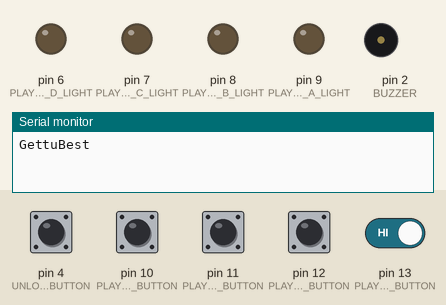
Recording of a sketch running on a simulated Arduino Uno, built with avr-gcc and run on an emulated ATmega328P. Shown: output pins drawn as LEDs (lit = HIGH), buzzer (waves = sounding), the last lines printed to the serial monitor. The inputs (shaded band) are chosen by the test bench; at power-on: pin 4 (UNLOCK_BUTTON), pin 10 (PLAYER_D_BUTTON), pin 11 (PLAYER_C_BUTTON), pin 12 (PLAYER_B_BUTTON), pin 13 (PLAYER_A_BUTTON) HIGH.

Above: at 2.6 s.
2.7 s: pin 10 (PLAYER_D_BUTTON) pulled LOW for 0.15 s
At 4.1 s:
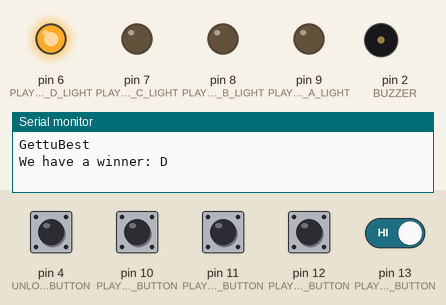
4.6 s: pin 4 (UNLOCK_BUTTON) pulled LOW for 0.15 s
At 5.8 s:
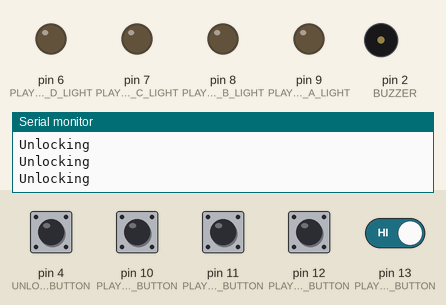
6.2 s: pin 11 (PLAYER_C_BUTTON) pulled LOW for 0.15 s
At 7.8 s:
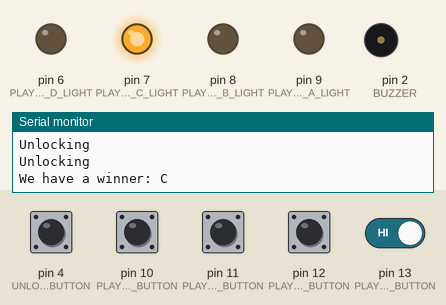
8.1 s: pin 4 (UNLOCK_BUTTON) pulled LOW for 1 s
At 8.4 s:
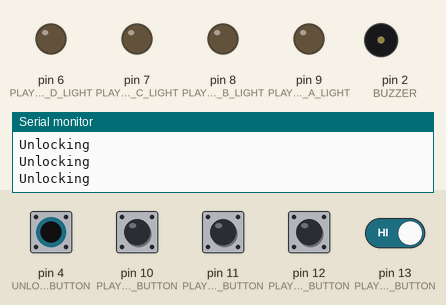
10.6 s: pin 12 (PLAYER_B_BUTTON) pulled LOW for 0.15 s
At 11.4 s:
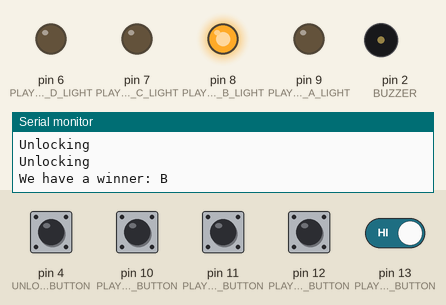
12.5 s: pin 4 (UNLOCK_BUTTON) driven LOW and pin 13 (PLAYER_A_BUTTON) driven LOW
At 12.71 s:
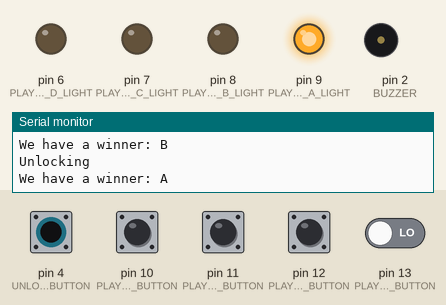
Timing chart, 0 to 16.5 s (numbered marks = the images above; inputs shaded):
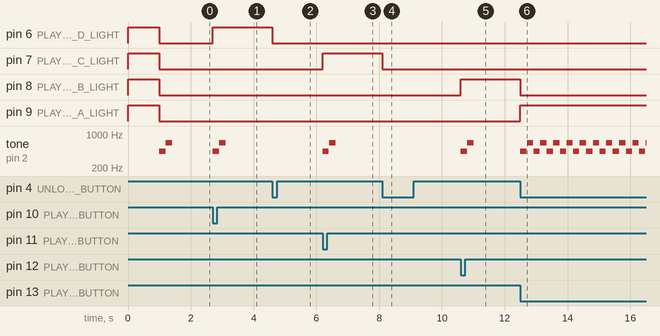

The sketch:

GettuBest.ino
```cpp
// (licence header left out)
#define PLAYER_A_BUTTON 13
#define PLAYER_A_LIGHT   9
#define PLAYER_B_BUTTON 12
#define PLAYER_B_LIGHT   8
#define PLAYER_C_BUTTON 11
#define PLAYER_C_LIGHT   7
#define PLAYER_D_BUTTON 10
#define PLAYER_D_LIGHT   6

#define UNLOCK_BUTTON 4
#define BUZZER 2

#define ENABLE_PULLUP HIGH

bool someone_won = false;

void player_buttonlight_startup_test_flash()
{
  digitalWrite(PLAYER_A_LIGHT, HIGH);
  digitalWrite(PLAYER_B_LIGHT, HIGH);
  digitalWrite(PLAYER_C_LIGHT, HIGH);
  digitalWrite(PLAYER_D_LIGHT, HIGH);
  delay(1000);
  digitalWrite(PLAYER_A_LIGHT, LOW);
  digitalWrite(PLAYER_B_LIGHT, LOW);
  digitalWrite(PLAYER_C_LIGHT, LOW);
  digitalWrite(PLAYER_D_LIGHT, LOW);
}

void play_winner_buzz()
{
  tone(BUZZER, 440, 200);
  delay(210);
  tone(BUZZER, 440*3/2, 200);
  delay(210);
}

void setup()
{
  Serial.begin(9600);
  Serial.println("GettuBest");

  pinMode(PLAYER_A_LIGHT,  OUTPUT);
  pinMode(PLAYER_A_BUTTON, INPUT);
  digitalWrite(PLAYER_A_BUTTON, ENABLE_PULLUP);

  pinMode(PLAYER_B_LIGHT,  OUTPUT);
  pinMode(PLAYER_B_BUTTON, INPUT);
  digitalWrite(PLAYER_B_BUTTON, ENABLE_PULLUP);

  pinMode(PLAYER_C_LIGHT,  OUTPUT);
  pinMode(PLAYER_C_BUTTON, INPUT);
  digitalWrite(PLAYER_C_BUTTON, ENABLE_PULLUP);

  pinMode(PLAYER_D_LIGHT,  OUTPUT);
  pinMode(PLAYER_D_BUTTON, INPUT);
  digitalWrite(PLAYER_D_BUTTON, ENABLE_PULLUP);

  pinMode(UNLOCK_BUTTON, INPUT);
  digitalWrite(UNLOCK_BUTTON, ENABLE_PULLUP);

  player_buttonlight_startup_test_flash();

  play_winner_buzz();

  someone_won = false;
}

void notify_winner(int player)
{
  someone_won = true;
  digitalWrite(player, HIGH);

  play_winner_buzz();
}

void loop()
{
  if(!digitalRead(UNLOCK_BUTTON))
  {
    Serial.println("Unlocking");
    someone_won = false;
    digitalWrite(PLAYER_A_LIGHT, LOW);
    digitalWrite(PLAYER_B_LIGHT, LOW);
    digitalWrite(PLAYER_C_LIGHT, LOW);
    digitalWrite(PLAYER_D_LIGHT, LOW);
  }

  if(someone_won)
    return;

  // get status of all player buttons
  int player_a = !digitalRead(PLAYER_A_BUTTON);
  int player_b = !digitalRead(PLAYER_B_BUTTON);
  int player_c = !digitalRead(PLAYER_C_BUTTON);
  int player_d = !digitalRead(PLAYER_D_BUTTON);

  // check if anyone won, set its light
  if (player_a)
  {
    Serial.println("We have a winner: A");
    notify_winner(PLAYER_A_LIGHT);
    return;
  }
  if (player_b)
  {
    Serial.println("We have a winner: B");
    notify_winner(PLAYER_B_LIGHT);
    return;
  }
  if (player_c)
  {
    Serial.println("We have a winner: C");
    notify_winner(PLAYER_C_LIGHT);
    return;
  }
  if (player_d)
  {
    Serial.println("We have a winner: D");
    notify_winner(PLAYER_D_LIGHT);
    return;
  }

}
```

Measured:
- after the input at 2.7 s, pin 6 (PLAYER_D_LIGHT): LOW → HIGH at once; tone on pin 2 (BUZZER): silent → 440 Hz at once, → silent 0.20 s later, → 660 Hz 0.01 s later, → silent 0.20 s later
- after the input at 4.6 s, pin 6 (PLAYER_D_LIGHT): HIGH → LOW at once
- after the input at 6.2 s, pin 7 (PLAYER_C_LIGHT): LOW → HIGH at once; tone on pin 2 (BUZZER): silent → 440 Hz at once, → silent 0.20 s later, → 660 Hz 0.01 s later, → silent 0.20 s later
- after the input at 8.1 s, pin 7 (PLAYER_C_LIGHT): HIGH → LOW at once
- after the input at 10.6 s, pin 8 (PLAYER_B_LIGHT): LOW → HIGH at once; tone on pin 2 (BUZZER): silent → 440 Hz at once, → silent 0.20 s later, → 660 Hz 0.01 s later, → silent 0.20 s later
- after the input at 12.5 s, pin 8 (PLAYER_B_LIGHT): HIGH → LOW at once; pin 9 (PLAYER_A_LIGHT): LOW → HIGH at once; tone on pin 2 (BUZZER): silent → 440 Hz at once, then repeats every 0.42 s: silent 0.01 s, 660 Hz 0.20 s, silent 0.01 s, 440 Hz 0.20 s
